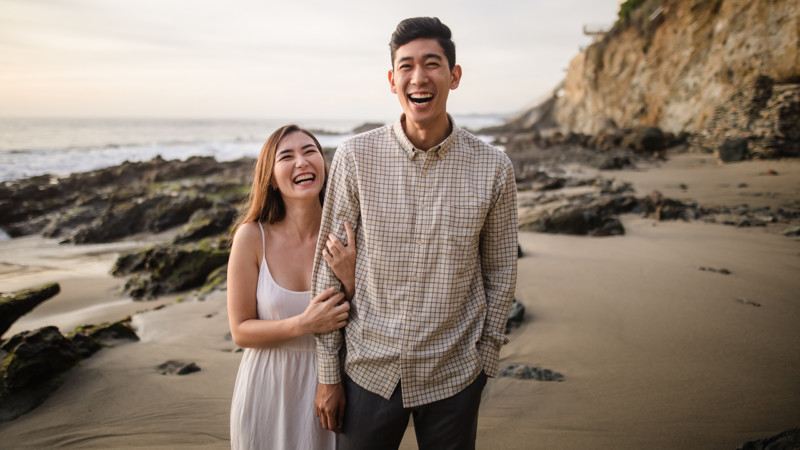
#> input picture Face Detection/qd.jpg, 800 x 450 px, found by its file name
$ jupyter execute Face.ipynb
#> lines starting #> are read from the running program, lines starting #| are printed output that depends on the picture; after the words box and inside, x2 and y2 are one past the last pixel; in counts of white or black regions, pixels touching at a corner belong together
[cell 1]
import cv2
from PIL import Image
import requests

[cell 2]
face_Cascade = cv2.CascadeClassifier(r"C:\Users\HP\Downloads\haarcascade_frontalface_default.xml")

[cell 3]
image = cv2.imread(r'C:\Users\HP\Downloads\qd.jpg')
#> image is the input picture: shape (450, 800, 3); mean B, G, R 116.7, 130.5, 145.7

[cell 4]
cv2.imshow("Result", image)
cv2.waitKey(0)

[cell 5]
imgGray = cv2.cvtColor(image, cv2.COLOR_BGR2GRAY)
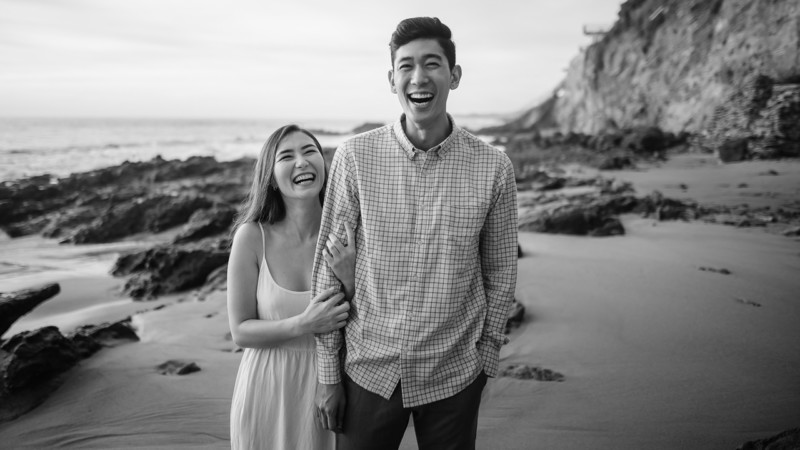
#> imgGray: shape (450, 800); min 0, max 248, mean 133.5

[cell 6]
faces = face_Cascade.detectMultiScale(imgGray,1.1, 4)
#> faces = [[267, 129, 64, 64], [383, 37, 73, 73]]

[cell 7]
for (x, y, w, h) in faces:
    cv2.rectangle(image, (x, y), (x + w, y + h), (255, 0, 0), 2)
#> this loop made 2 passes
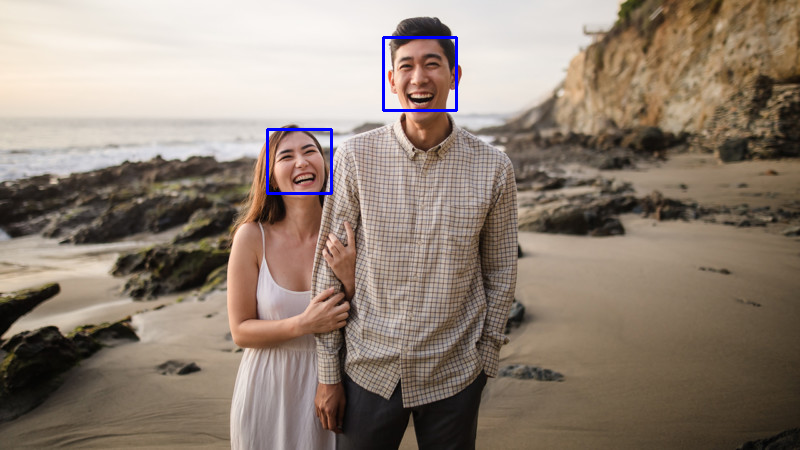
#> image: shape (450, 800, 3); 0.45% of pixels changed, all inside (x1, y1, x2, y2) = (266, 36, 458, 195)

[cell 8]
cv2.imshow("Result", image)
cv2.waitKey(0)
#> Out = 27

[cell 9]
print("Face Counts",len(faces))
#| Face Counts 2
